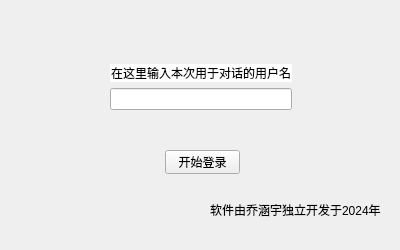
<?xml version="1.0" encoding="UTF-8"?>
<ui version="4.0">
 <class>start</class>
 <widget class="QWidget" name="start">
  <property name="geometry">
   <rect>
    <x>0</x>
    <y>0</y>
    <width>400</width>
    <height>250</height>
   </rect>
  </property>
  <property name="windowTitle">
   <string>Form</string>
  </property>
  <widget class="QLabel" name="label_2">
   <property name="geometry">
    <rect>
     <x>210</x>
     <y>200</y>
     <width>181</width>
     <height>20</height>
    </rect>
   </property>
   <property name="text">
    <string>软件由乔涵宇独立开发于2024年</string>
   </property>
  </widget>
  <widget class="QWidget" name="verticalLayoutWidget">
   <property name="geometry">
    <rect>
     <x>110</x>
     <y>30</y>
     <width>182</width>
     <height>80</height>
    </rect>
   </property>
   <layout class="QVBoxLayout" name="verticalLayout">
    <item>
     <spacer name="verticalSpacer">
      <property name="orientation">
       <enum>Qt::Vertical</enum>
      </property>
      <property name="sizeHint" stdset="0">
       <size>
        <width>20</width>
        <height>40</height>
       </size>
      </property>
     </spacer>
    </item>
    <item>
     <widget class="QLabel" name="label">
      <property name="styleSheet">
       <string notr="true">color: rgb(0, 0, 0);
background-color: rgb(255, 255, 255);</string>
      </property>
      <property name="text">
       <string>在这里输入本次用于对话的用户名</string>
      </property>
      <property name="alignment">
       <set>Qt::AlignCenter</set>
      </property>
     </widget>
    </item>
    <item>
     <widget class="QLineEdit" name="log_name">
      <property name="alignment">
       <set>Qt::AlignCenter</set>
      </property>
     </widget>
    </item>
   </layout>
  </widget>
  <widget class="QPushButton" name="login">
   <property name="geometry">
    <rect>
     <x>165</x>
     <y>150</y>
     <width>75</width>
     <height>24</height>
    </rect>
   </property>
   <property name="text">
    <string>开始登录</string>
   </property>
  </widget>
  <widget class="QLabel" name="label_3">
   <property name="geometry">
    <rect>
     <x>0</x>
     <y>0</y>
     <width>400</width>
     <height>250</height>
    </rect>
   </property>
   <property name="text">
    <string/>
   </property>
   <property name="textFormat">
    <enum>Qt::AutoText</enum>
   </property>
   <property name="pixmap">
    <pixmap>start.jpg</pixmap>
   </property>
   <property name="alignment">
    <set>Qt::AlignCenter</set>
   </property>
  </widget>
  <zorder>label_3</zorder>
  <zorder>label_2</zorder>
  <zorder>verticalLayoutWidget</zorder>
  <zorder>login</zorder>
 </widget>
 <resources/>
 <connections/>
</ui>
